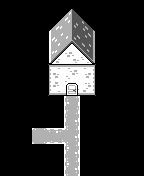

The image is a tile-based game level rendered from a .tmx file. Its description and complete source (layers, tilesets, objects, tile grids) follow:
An orthogonal 9x11 tile map with 16x16 px tiles, 2 tile layers (Road, House).

<map version="1.10" tiledversion="1.11.0" orientation="orthogonal" renderorder="right-down" width="9" height="11" tilewidth="16" tileheight="16" infinite="0" nextlayerid="4" nextobjectid="1">
 <tileset firstgid="1" source="tilemap_packed.tsx" />
 <layer id="3" name="Road" width="9" height="11">
  <data encoding="csv">
0,0,0,0,0,0,0,0,0,
0,0,0,0,0,0,0,0,0,
0,0,0,0,0,0,0,0,0,
0,0,0,0,0,0,0,0,0,
0,0,0,0,0,0,0,0,0,
0,0,0,0,0,0,0,0,0,
0,0,0,0,105,0,0,0,0,
0,0,0,0,3221225577,0,0,0,0,
0,0,91,2684354665,1610612843,0,0,0,0,
0,0,0,0,2684354648,0,0,0,0,
0,0,0,0,2684354648,0,0,0,0
</data>
 </layer>
 <layer id="2" name="House" width="9" height="11">
  <data encoding="csv">
0,0,0,0,81,0,0,0,0,
0,0,0,97,98,99,0,0,0,
0,0,0,114,115,116,0,0,0,
0,0,0,131,132,133,0,0,0,
0,0,0,1073741917,1073741918,3221225565,0,0,0,
0,0,0,93,110,95,0,0,0,
0,0,0,0,0,0,0,0,0,
0,0,0,0,0,0,0,0,0,
0,0,0,0,0,0,0,0,0,
0,0,0,0,0,0,0,0,0,
0,0,0,0,0,0,0,0,0
</data>
 </layer>
</map>
